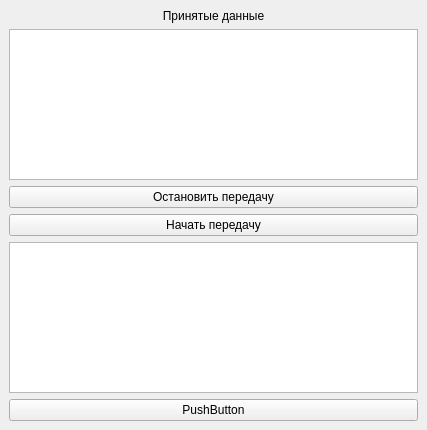
<?xml version="1.0" encoding="UTF-8"?>
<ui version="4.0">
 <class>MainWindow</class>
 <widget class="QMainWindow" name="MainWindow">
  <property name="geometry">
   <rect>
    <x>0</x>
    <y>0</y>
    <width>427</width>
    <height>430</height>
   </rect>
  </property>
  <property name="windowTitle">
   <string>MainWindow</string>
  </property>
  <widget class="QWidget" name="centralwidget">
   <layout class="QVBoxLayout" name="verticalLayout">
    <item>
     <widget class="QLabel" name="lb_receiveData">
      <property name="text">
       <string>Принятые данные</string>
      </property>
      <property name="alignment">
       <set>Qt::AlignCenter</set>
      </property>
     </widget>
    </item>
    <item>
     <widget class="QTextEdit" name="te_result"/>
    </item>
    <item>
     <widget class="QPushButton" name="pb_stop">
      <property name="text">
       <string>Остановить передачу</string>
      </property>
     </widget>
    </item>
    <item>
     <widget class="QPushButton" name="pb_start">
      <property name="text">
       <string>Начать передачу</string>
      </property>
     </widget>
    </item>
    <item>
     <widget class="QTextEdit" name="te_sendMsg"/>
    </item>
    <item>
     <widget class="QPushButton" name="pb_sendMsg">
      <property name="text">
       <string>PushButton</string>
      </property>
     </widget>
    </item>
   </layout>
  </widget>
 </widget>
 <resources/>
 <connections/>
</ui>
